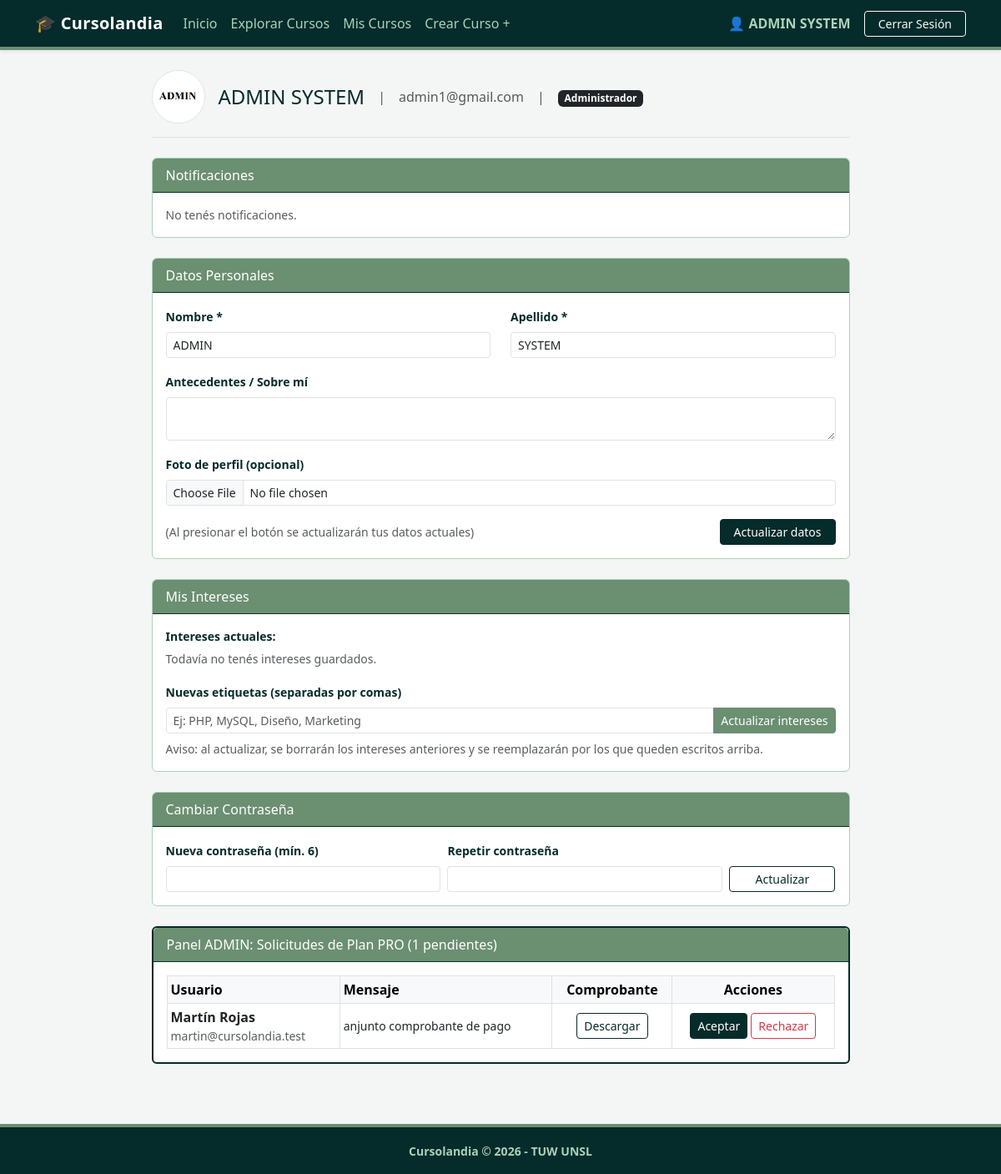
The page /index.php?action=perfil (signed in) on the database its author committed.
### tables this page shows
CREATE TABLE `usuarios` (
  `id` int(10) UNSIGNED NOT NULL,
  `rol_id` tinyint(3) UNSIGNED NOT NULL DEFAULT 1,
  `plan_id` tinyint(3) UNSIGNED NOT NULL DEFAULT 1,
  `nombre` varchar(100) NOT NULL,
  `apellido` varchar(100) NOT NULL,
  `email` varchar(150) NOT NULL,
  `password_hash` varchar(255) NOT NULL,
  `antecedentes` text DEFAULT NULL,
  `imagen_perfil` varchar(255) DEFAULT NULL,
  `fecha_registro` datetime NOT NULL DEFAULT current_timestamp(),
  `plan_vence_en` date DEFAULT NULL
);

CREATE TABLE `solicitudes_pro` (
  `id` int(10) UNSIGNED NOT NULL,
  `usuario_id` int(10) UNSIGNED NOT NULL,
  `mensaje` text NOT NULL,
  `ruta_comprobante` varchar(255) DEFAULT NULL,
  `estado` enum('pendiente','aprobada','rechazada') NOT NULL DEFAULT 'pendiente',
  `admin_id` int(10) UNSIGNED DEFAULT NULL,
  `fecha_vencimiento` date DEFAULT NULL,
  `fecha_solicitud` datetime NOT NULL DEFAULT current_timestamp()
);

### app/controllers/PerfilController.php (called while the page is built, shortened)
<?php
require_once __DIR__ . '/../models/Usuario.php';
class PerfilController {
    public static function miPerfil() {
        $usuarioId = $_SESSION['usuario_id'];
        $usuario = Usuario::ObtenerPorId($usuarioId);
        $intereses = Usuario::obtenerIntereses($usuarioId);
        $esAdmin = ((int)($usuario['rol_id'] ?? 0) === 2);
        $solicitudesPendientes = $esAdmin ? Usuario::obtenerSolicitudesProPendientes() : [];
        $notificaciones = Foro::obtenerNotificacionesUsuario($usuarioId);
        require_once __DIR__ . '/../views/perfil/perfil_usuario.php';
    }
}
?>

### app/models/Usuario.php (called while the page is built, shortened)
<?php
class Usuario {
    public static function ObtenerPorId($id){
        $db=conectar();
        $sql = "SELECT u.*, r.nombre AS rol_nombre, p.nombre AS plan_nombre
                FROM usuarios u
                JOIN roles r ON u.rol_id = r.id
                JOIN planes p ON u.plan_id = p.id
                WHERE u.id = ?";
        $stmt = mysqli_prepare($db, $sql);
        mysqli_stmt_bind_param($stmt, "i", $id);
        mysqli_stmt_execute($stmt);
        $resultado = mysqli_stmt_get_result($stmt);
        $usuario = mysqli_fetch_assoc($resultado);
        return $usuario;
    }
    public static function obtenerIntereses($usuarioId) {
        $db = conectar();
        $sql = "SELECT GROUP_CONCAT(e.nombre ORDER BY e.nombre SEPARATOR ', ') AS intereses
                FROM usuarios_intereses ui JOIN etiquetas e ON ui.etiqueta_id = e.id
                WHERE ui.usuario_id = ?";
        $stmt = mysqli_prepare($db, $sql);
        mysqli_stmt_bind_param($stmt, "i", $usuarioId);
        mysqli_stmt_execute($stmt);
        $fila = mysqli_fetch_assoc(mysqli_stmt_get_result($stmt));
        return $fila['intereses'] ?? '';
    }
    public static function obtenerSolicitudesProPendientes() {
        $db = conectar();
        $sql = "SELECT s.*, u.nombre, u.apellido, u.email
                FROM solicitudes_pro s
                JOIN usuarios u ON s.usuario_id = u.id
                WHERE s.estado = 'pendiente'
                ORDER BY s.id ASC";
        $resultado = mysqli_query($db, $sql);
        return mysqli_fetch_all($resultado, MYSQLI_ASSOC);
    }
}

### app/views/perfil/perfil_usuario.php (the view, shortened to what this page needs)
<?php
require_once __DIR__ . '/../layouts/header.php';
?>
<div class="col-lg-9 mx-auto">
    <div class="d-flex align-items-center flex-wrap gap-3 pb-3 mb-4 border-bottom">
        <?php if (!empty($usuario['imagen_perfil']) && file_exists(__DIR__ . '/../../../public/' . $usuario['imagen_perfil'])): ?>
            <img src="<?= htmlspecialchars($usuario['imagen_perfil']) ?>" alt="Foto de perfil" class="rounded-circle object-fit-cover border" style="width: 64px; height: 64px;">
        <?php else: ?>
            <div class="rounded-circle d-inline-flex align-items-center justify-content-center fw-bold text-white" style="width: 64px; height: 64px; background-color: #052B2A;">
                <?= strtoupper(mb_substr($usuario['nombre'], 0, 1) . mb_substr($usuario['apellido'], 0, 1)) ?>
            </div>
        <?php endif; ?>
        <h4 class="text-evergreen mb-0"> <?= htmlspecialchars($usuario['nombre'] . ' ' . $usuario['apellido']) ?> </h4>
        <span class="text-muted">|</span>
        <span class="text-muted"> <?= htmlspecialchars($usuario['email']) ?> </span>
        <span class="text-muted">|</span>
        <div>
            <?php if ($esAdmin): ?>
                <span class="badge bg-dark">Administrador</span>
            <?php else: ?>
                <span class="badge badge-gratis">Plan Gratuito</span>
            <?php endif; ?>
        </div>
    </div>
    <div class="card card-cursolandia mb-4">
        <div class="card-header card-header-cursolandia d-flex justify-content-between align-items-center">
            <span>Notificaciones</span>
        </div>
        <div class="card-body">
            <?php if (empty($notificaciones)): ?>
                <p class="text-muted small mb-0">No tenés notificaciones.</p>
            <?php endif; ?>
        </div>
    </div>
    <div class="card card-cursolandia mb-4">
        <div class="card-header card-header-cursolandia"> Datos Personales </div>
        <div class="card-body">
            <form action="index.php?action=actualizar_perfil" method="POST" enctype="multipart/form-data">
                <div class="row">
                    <div class="col-md-6 mb-3">
                        <label class="form-label small fw-bold text-evergreen">Nombre *</label>
                        <input type="text" name="nombre" class="form-control form-control-sm" required value="<?= htmlspecialchars($usuario['nombre']) ?>">
                    </div>
                    <div class="col-md-6 mb-3">
                        <label class="form-label small fw-bold text-evergreen">Apellido *</label>
                        <input type="text" name="apellido" class="form-control form-control-sm" required value="<?= htmlspecialchars($usuario['apellido']) ?>">
                    </div>
                </div>
                <div class="mb-3">
                    <label class="form-label small fw-bold text-evergreen">Antecedentes / Sobre mí</label>
                    <textarea name="antecedentes" class="form-control form-control-sm" rows="2"><?= htmlspecialchars($usuario['antecedentes'] ?? '') ?></textarea>
                </div>
                <div class="mb-3">
                    <label class="form-label small fw-bold text-evergreen">Foto de perfil (opcional)</label>
                    <input type="file" name="imagen_perfil" class="form-control form-control-sm" accept="image/*">
                </div>
                <div class="d-flex justify-content-between align-items-center flex-wrap gap-2">
                    <small class="text-muted">(Al presionar el botón se actualizarán tus datos actuales)</small>
                    <button type="submit" class="btn btn-evergreen btn-sm px-3">Actualizar datos</button>
                </div>
            </form>
        </div>
    </div>
    <div class="card card-cursolandia mb-4">
        <div class="card-header card-header-cursolandia"> Mis Intereses </div>
        <div class="card-body">
            <div class="mb-3">
                <span class="small fw-bold text-evergreen d-block mb-1">Intereses actuales:</span>
                <?php if (!empty($intereses)): ?>
                    <?php foreach (explode(', ', $intereses) as $tag): ?>
                        <span class="badge badge-tag me-1"><?= htmlspecialchars($tag) ?></span>
                    <?php endforeach; ?>
                <?php else: ?>
                    <span class="text-muted small">Todavía no tenés intereses guardados.</span>
                <?php endif; ?>
            </div>
            <form action="index.php?action=guardar_intereses" method="POST">
                <label class="form-label small fw-bold text-evergreen">Nuevas etiquetas (separadas por comas)</label>
                <div class="input-group input-group-sm mb-2">
                    <input type="text" name="intereses" class="form-control" placeholder="Ej: PHP, MySQL, Diseño, Marketing" value="<?= htmlspecialchars($intereses) ?>">
                    <button type="submit" class="btn btn-olive">Actualizar intereses</button>
                </div>
                <small class="text-muted d-block">Aviso: al actualizar, se borrarán los intereses anteriores y se reemplazarán por los que queden escritos arriba.</small>
            </form>
        </div>
    </div>
    <div class="card card-cursolandia mb-4">
        <div class="card-header card-header-cursolandia"> Cambiar Contraseña </div>
        <div class="card-body">
            <form action="index.php?action=actualizar_password" method="POST" class="row g-2 align-items-end">
                <div class="col-md-5">
                    <label class="form-label small fw-bold text-evergreen">Nueva contraseña (mín. 6)</label>
                    <input type="password" name="password_nueva" class="form-control form-control-sm" required minlength="6">
                </div>
                <div class="col-md-5">
                    <label class="form-label small fw-bold text-evergreen">Repetir contraseña</label>
                    <input type="password" name="password_confirmar" class="form-control form-control-sm" required minlength="6">
                </div>
                <div class="col-md-2 d-grid">
                    <button type="submit" class="btn btn-outline-evergreen btn-sm">Actualizar</button>
                </div>
            </form>
        </div>
    </div>
    <?php if ($esAdmin): ?>
        <div class="card card-cursolandia-pro mb-4">
            <div class="card-header card-header-cursolandia"> Panel ADMIN: Solicitudes de Plan PRO (<?= count($solicitudesPendientes) ?> pendientes) </div>
            <div class="card-body">
                <?php if (empty($solicitudesPendientes)): ?>
                    <p class="text-muted mb-0">No hay solicitudes pendientes de revisión.</p>
                <?php else: ?>
                    <div class="table-responsive">
                        <table class="table table-bordered table-sm align-middle mb-0">
                            <thead class="table-light">
                                <tr>
                                    <th>Usuario</th>
                                    <th>Mensaje</th>
                                    <th class="text-center">Comprobante</th>
                                    <th class="text-center">Acciones</th>
                                </tr>
                            </thead>
                            <tbody>
                                <?php foreach ($solicitudesPendientes as $sol): ?>
                                    <tr>
                                        <td>
                                            <strong><?= htmlspecialchars($sol['nombre'] . ' ' . $sol['apellido']) ?></strong>
                                            <small class="text-muted d-block"><?= htmlspecialchars($sol['email']) ?></small>
                                        </td>
                                        <td class="small"><?= htmlspecialchars($sol['mensaje'] ?: '-') ?></td>
                                        <td class="text-center">
                                            <a href="index.php?action=ver_comprobante&id=<?= $sol['id'] ?>" class="btn btn-sm btn-outline-evergreen"> Descargar </a>
                                        </td>
                                        <td class="text-center">
                                            <form action="index.php?action=gestionar_solicitud_pro" method="POST" class="d-inline-flex gap-1">
                                                <button type="submit" name="accion" value="aprobada" class="btn btn-sm btn-evergreen">Aceptar</button>
                                                <button type="submit" name="accion" value="rechazada" class="btn btn-sm btn-outline-danger">Rechazar</button>
                                            </form>
                                        </td>
                                    </tr>
                                <?php endforeach; ?>
                            </tbody>
                        </table>
                    </div>
                <?php endif; ?>
            </div>
        </div>
    <?php endif; ?>
</div>
<?php require_once __DIR__ . '/../layouts/footer.php'; ?>

### public/css/style.css (style rules this page uses)
:root { --color-evergreen: #052B2A; --color-olive: #6B8F71; --color-celadon: #AAD2BA; --color-mint: #B9F5D8; --color-fondo: #F4F6F5; }
body.bg-cursolandia { background-color: var(--color-fondo); color: var(--color-evergreen); }
.btn-evergreen { background-color: var(--color-evergreen); border-color: var(--color-evergreen); color: #FFFFFF; transition: all 0.2s ease; }
.btn-olive { background-color: var(--color-olive); border-color: var(--color-olive); color: #FFFFFF; transition: all 0.2s ease; }
.btn-outline-evergreen { color: var(--color-evergreen); border-color: var(--color-evergreen); background-color: transparent; }
.card-cursolandia { background-color: #FFFFFF; border: 1px solid var(--color-celadon); }
.card-cursolandia-pro { background-color: #FFFFFF; border: 2px solid var(--color-evergreen); }
.card-header-cursolandia { background-color: var(--color-olive); color: #FFFFFF; border-bottom: 1px solid var(--color-evergreen); }
.text-evergreen { color: var(--color-evergreen) !important; }

### rows shown on the page
usuarios: imagen_perfil (picture), nombre+apellido "ADMIN SYSTEM", email "admin1@gmail.com", nombre "ADMIN", apellido "SYSTEM"
solicitudes_pro: usuario.apellido "Martín Rojas", usuario.email "martin@cursolandia.test", mensaje "anjunto comprobante de pago"

### other values the page prints
$_SESSION['usuario_nom'] "ADMIN SYSTEM"
count($solicitudesPendientes) "1"
